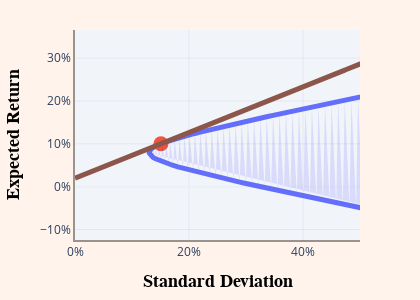

Notebook code cell kept with this figure:
### Markdown cell above
# FIGURE

### Code cell
import plotly.graph_objects as go
import plotly.io as pio
plotly_template = pio.templates["simple_white"]
colors = plotly_template.layout.colorway

# frontier of risky assets
string = 'asset 1: %{customdata[0]:.0%}<br>'
string += 'asset 2: %{customdata[1]:.0%}<br>'
string += 'asset 3: %{customdata[2]:.0%}<br>'
string += '<extra></extra>'
trace1 = go.Scatter(
    x=sds,
    y=mns,
    mode="lines",
    customdata=ports,
    hovertemplate=string
)

# tangency portfolio
string = "tangency portfolio<br>"
string += 'asset 1: %{customdata[0]:.0%}<br>'
string += 'asset 2: %{customdata[1]:.0%}<br>'
string += 'asset 3: %{customdata[2]:.0%}<br>'
string += '<extra></extra>'
trace3 = go.Scatter(
    x=[tang_sd],
    y=[tang_mn],
    customdata=tang.reshape(1, -1),
    hovertemplate=string,
    mode="markers",
    marker=dict(size=15)
)

# frontier including risk-free asset
ports = np.arange(0, 4.01, 0.01).reshape(-1, 1) * tang.reshape(1, -1)
x = np.sqrt(np.diag(ports @ cov @ ports.T))
y = rf + ports @ (mn-rf)
string = 'asset 1: %{customdata[0]:.0%}<br>'
string += 'asset 2: %{customdata[1]:.0%}<br>'
string += 'asset 3: %{customdata[2]:.0%}<br>'
string += '<extra></extra>'
trace4 = go.Scatter(
    x=x,
    y=y,
    mode="lines",
    customdata=ports,
    hovertemplate=string,
    line=dict(color=colors[5])
)

fig = go.Figure()
for trace in (trace1, trace3, trace4):
    fig.add_trace(trace)
# Create a filled area between the lower and upper arms of the hyperbola
# First, we need to separate the upper and lower parts of the frontier
# Sort the points by standard deviation
sort_idx = np.argsort(sds)
sorted_sds = sds[sort_idx]
sorted_mns = mns[sort_idx]
sorted_ports = ports[sort_idx]

# Find the minimum variance portfolio (lowest x value)
min_var_idx = np.argmin(sorted_sds)
lower_sds = sorted_sds[:min_var_idx+1]
lower_mns = sorted_mns[:min_var_idx+1]
upper_sds = sorted_sds[min_var_idx:]
upper_mns = sorted_mns[min_var_idx:]

# Create a filled area between the upper and lower arms
fill_x = np.concatenate([upper_sds, lower_sds[::-1]])
fill_y = np.concatenate([upper_mns, lower_mns[::-1]])

# Add the filled area
fig.add_trace(go.Scatter(
    x=fill_x,
    y=fill_y,
    fill='toself',
    fillcolor='rgba(0, 0, 255, 0.1)',
    line=dict(color='rgba(0, 0, 255, 0)'),
    hoverinfo='skip',
    showlegend=False
))

# Set the figure size to 7 x 5 inches
fig.update_layout(
    width=420,  # 7 inches * 100 pixels per inch
    height=300,  # 5 inches * 100 pixels per inch
    margin=dict(l=50, r=50, t=50, b=50),  # Add margins to ensure labels are visible
)

# Set the upper x limit to 50%
fig.update_xaxes(range=[0, 0.5])

# Add a background shade to the border of the figure


# Style the axis lines to stand out against the background
fig.update_xaxes(
    showline=True,
    linewidth=2,
    linecolor='rgba(0, 0, 0, 0.3)',
    gridcolor='rgba(200, 200, 200, 0.2)'
)

# Make the plot lines thicker
fig.update_traces(
    line=dict(width=5),  # Increase line thickness
    selector=dict(type='scatter', mode='lines')
)

# Make axis labels boldface
fig.update_layout(
    xaxis_title=dict(
        text="Standard Deviation",
        font=dict(
            family="Arial, sans-serif",
            size=18,
            color="#000000",
            weight="bold"
        )
    ),
    yaxis_title=dict(
        text="Expected Return",
        font=dict(
            family="Arial, sans-serif",
            size=18,
            color="#000000",
            weight="bold"
        )
    )
)


fig.update_yaxes(
    showline=True,
    linewidth=2,
    linecolor='rgba(0, 0, 0, 0.3)',
    gridcolor='rgba(200, 200, 200, 0.2)'
)


fig.update_layout(
    xaxis_rangemode="tozero",
    yaxis_rangemode="tozero",
    xaxis_tickformat=".0%",
    yaxis_tickformat=".0%",
    template="plotly_white",
    showlegend=False
)

fig.update_layout(
    plot_bgcolor='white',  # Keep the plot area white
    margin=dict(l=60, r=60, t=30, b=60),  # Slightly increase margins to show more of the background
)


# Set a light red paper background color
fig.update_layout(
    paper_bgcolor='rgba(255, 235, 235, 0.5)',  # Light red background with some transparency
)



# Lighten grid lines further
fig.update_xaxes(
    gridcolor='rgba(220, 220, 220, 0.1)'  # Lighter grid lines
)

fig.update_yaxes(
    gridcolor='rgba(220, 220, 220, 0.1)'  # Lighter grid lines
)

# Make axis lines more visible against lighter background
fig.update_xaxes(
    linecolor='rgba(0, 0, 0, 0.5)'  # Darker axis lines
)

fig.update_yaxes(
    linecolor='rgba(0, 0, 0, 0.5)'  # Darker axis lines
)


# Set a pleasing color scheme with complementary colors
# Light blue for the plot area and soft peach for the border
fig.update_layout(
    plot_bgcolor='rgba(235, 245, 255, 0.7)',  # Light blue for plot area
    paper_bgcolor='rgba(255, 240, 230, 0.8)',  # Soft peach for border
)

# Adjust grid and axis lines to be visible against the new background
fig.update_xaxes(
    gridcolor='rgba(180, 180, 200, 0.2)',  # Subtle grid lines that work with blue background
    linecolor='rgba(0, 0, 0, 0.4)'  # Darker axis lines for contrast
)

fig.update_yaxes(
    gridcolor='rgba(180, 180, 200, 0.2)',  # Subtle grid lines that work with blue background
    linecolor='rgba(0, 0, 0, 0.4)'  # Darker axis lines for contrast
)
# Remove modebar (the icons at the top of the plot)

# Fix the modebar display issue by using the correct property
# The 'modebar_display' property doesn't exist - we need to use 'displayModeBar' instead

# Fix the modebar display issue by using the correct property
# The displayModeBar property is not valid for plotly.graph_objs.Layout
# Instead, we need to use the config parameter when calling fig.show()

# Remove the incorrect property
fig.update_layout(
    # Remove specific buttons from the modebar
    modebar_remove=['zoom', 'pan', 'select', 'zoomIn', 'zoomOut', 'autoScale', 'resetScale', 
                    'toImage', 'sendDataToCloud', 'toggleSpikelines', 
                    'hoverClosestCartesian', 'hoverCompareCartesian']
)

# We'll set the displayModeBar option in the config parameter of fig.show() below
# This is the correct way to hide the modebar in Plotly


fig.show()

### Figure 1 — Plotly figure (JSON) as saved in the notebook; plotly's stock layout.template omitted (floating-point values rounded to 4 significant figures; data arrays with more than 128 entries replaced by an {"elided": "..."} marker saying what was removed)
{"data": [{"customdata": {"elided": "401x3 float values"}, "hovertemplate": "asset 1: %{customdata[0]:.0%}<br>asset 2: %{customdata[1]:.0%}<br>asset 3: %{customdata[2]:.0%}<br><extra></extra>", "line": {"width": 5}, "mode": "lines", "type": "scatter", "x": [0.6815, 0.6697, 0.6578, 0.646, 0.6342, 0.6223, 0.6105, 0.5987, 0.5869, 0.5751, 0.5634, 0.5516, 0.5399, 0.5282, 0.5165, 0.5048, 0.4931, 0.4815, 0.4698, 0.4582, 0.4467, 0.4351, 0.4236, 0.4121, 0.4007, 0.3892, 0.3779, 0.3666, 0.3553, 0.3441, 0.3329, 0.3218, 0.3108, 0.2999, 0.289, 0.2783, 0.2677, 0.2572, 0.2468, 0.2366, 0.2266, 0.2169, 0.2073, 0.1981, 0.1891, 0.1805, 0.1724, 0.1647, 0.1576, 0.1511, 0.1453, 0.1404, 0.1363, 0.1332, 0.1312, 0.1302, 0.1304, 0.1317, 0.134, 0.1374, 0.1418, 0.147, 0.153, 0.1597, 0.167, 0.1748, 0.1831, 0.1918, 0.2008, 0.2101, 0.2198, 0.2296, 0.2397, 0.2499, 0.2603, 0.2708, 0.2815, 0.2923, 0.3031, 0.3141, 0.3251, 0.3362, 0.3474, 0.3586, 0.3699, 0.3813, 0.3927, 0.4041, 0.4155, 0.427, 0.4386, 0.4501, 0.4617, 0.4733, 0.4849, 0.4966, 0.5083, 0.52, 0.5317, 0.5434, 0.5551], "y": [-0.1, -0.09675, -0.0935, -0.09025, -0.087, -0.08375, -0.0805, -0.07725, -0.074, -0.07075, -0.0675, -0.06425, -0.061, -0.05775, -0.0545, -0.05125, -0.048, -0.04475, -0.0415, -0.03825, -0.035, -0.03175, -0.0285, -0.02525, -0.022, -0.01875, -0.0155, -0.01225, -0.009, -0.00575, -0.0025, 0.00075, 0.004, 0.00725, 0.0105, 0.01375, 0.017, 0.02025, 0.0235, 0.02675, 0.03, 0.03325, 0.0365, 0.03975, 0.043, 0.04625, 0.0495, 0.05275, 0.056, 0.05925, 0.0625, 0.06575, 0.069, 0.07225, 0.0755, 0.07875, 0.082, 0.08525, 0.0885, 0.09175, 0.095, 0.09825, 0.1015, 0.1047, 0.108, 0.1112, 0.1145, 0.1177, 0.121, 0.1242, 0.1275, 0.1307, 0.134, 0.1372, 0.1405, 0.1437, 0.147, 0.1502, 0.1535, 0.1567, 0.16, 0.1632, 0.1665, 0.1697, 0.173, 0.1762, 0.1795, 0.1827, 0.186, 0.1892, 0.1925, 0.1957, 0.199, 0.2022, 0.2055, 0.2087, 0.212, 0.2152, 0.2185, 0.2217, 0.225]}, {"customdata": [[0.5509, 0.3698, 0.07933]], "hovertemplate": "tangency portfolio<br>asset 1: %{customdata[0]:.0%}<br>asset 2: %{customdata[1]:.0%}<br>asset 3: %{customdata[2]:.0%}<br><extra></extra>", "marker": {"size": 15}, "mode": "markers", "type": "scatter", "x": [0.1508], "y": [0.1003]}, {"customdata": {"elided": "401x3 float values"}, "hovertemplate": "asset 1: %{customdata[0]:.0%}<br>asset 2: %{customdata[1]:.0%}<br>asset 3: %{customdata[2]:.0%}<br><extra></extra>", "line": {"color": "#8C564B", "width": 5}, "mode": "lines", "type": "scatter", "x": {"elided": "401 float values"}, "y": {"elided": "401 float values"}}, {"fill": "toself", "fillcolor": "rgba(0, 0, 255, 0.1)", "hoverinfo": "skip", "line": {"color": "rgba(0, 0, 255, 0)"}, "showlegend": false, "type": "scatter", "x": [0.1302, 0.1304, 0.1312, 0.1317, 0.1332, 0.134, 0.1363, 0.1374, 0.1404, 0.1418, 0.1453, 0.147, 0.1511, 0.153, 0.1576, 0.1597, 0.1647, 0.167, 0.1724, 0.1748, 0.1805, 0.1831, 0.1891, 0.1918, 0.1981, 0.2008, 0.2073, 0.2101, 0.2169, 0.2198, 0.2266, 0.2296, 0.2366, 0.2397, 0.2468, 0.2499, 0.2572, 0.2603, 0.2677, 0.2708, 0.2783, 0.2815, 0.289, 0.2923, 0.2999, 0.3031, 0.3108, 0.3141, 0.3218, 0.3251, 0.3329, 0.3362, 0.3441, 0.3474, 0.3553, 0.3586, 0.3666, 0.3699, 0.3779, 0.3813, 0.3892, 0.3927, 0.4007, 0.4041, 0.4121, 0.4155, 0.4236, 0.427, 0.4351, 0.4386, 0.4467, 0.4501, 0.4582, 0.4617, 0.4698, 0.4733, 0.4815, 0.4849, 0.4931, 0.4966, 0.5048, 0.5083, 0.5165, 0.52, 0.5282, 0.5317, 0.5399, 0.5434, 0.5516, 0.5551, 0.5634, 0.5751, 0.5869, 0.5987, 0.6105, 0.6223, 0.6342, 0.646, 0.6578, 0.6697, 0.6815, 0.1302], "y": [0.07875, 0.082, 0.0755, 0.08525, 0.07225, 0.0885, 0.069, 0.09175, 0.06575, 0.095, 0.0625, 0.09825, 0.05925, 0.1015, 0.056, 0.1047, 0.05275, 0.108, 0.0495, 0.1112, 0.04625, 0.1145, 0.043, 0.1177, 0.03975, 0.121, 0.0365, 0.1242, 0.03325, 0.1275, 0.03, 0.1307, 0.02675, 0.134, 0.0235, 0.1372, 0.02025, 0.1405, 0.017, 0.1437, 0.01375, 0.147, 0.0105, 0.1502, 0.00725, 0.1535, 0.004, 0.1567, 0.00075, 0.16, -0.0025, 0.1632, -0.00575, 0.1665, -0.009, 0.1697, -0.01225, 0.173, -0.0155, 0.1762, -0.01875, 0.1795, -0.022, 0.1827, -0.02525, 0.186, -0.0285, 0.1892, -0.03175, 0.1925, -0.035, 0.1957, -0.03825, 0.199, -0.0415, 0.2022, -0.04475, 0.2055, -0.048, 0.2087, -0.05125, 0.212, -0.0545, 0.2152, -0.05775, 0.2185, -0.061, 0.2217, -0.06425, 0.225, -0.0675, -0.07075, -0.074, -0.07725, -0.0805, -0.08375, -0.087, -0.09025, -0.0935, -0.09675, -0.1, 0.07875]}], "layout": {"height": 300, "margin": {"b": 60, "l": 60, "r": 60, "t": 30}, "modebar": {"remove": ["zoom", "pan", "select", "zoomIn", "zoomOut", "autoScale", "resetScale", "toImage", "sendDataToCloud", "toggleSpikelines", "hoverClosestCartesian", "hoverCompareCartesian"]}, "paper_bgcolor": "rgba(255, 240, 230, 0.8)", "plot_bgcolor": "rgba(235, 245, 255, 0.7)", "showlegend": false, "width": 420, "xaxis": {"gridcolor": "rgba(180, 180, 200, 0.2)", "linecolor": "rgba(0, 0, 0, 0.4)", "linewidth": 2, "range": [0, 0.5], "rangemode": "tozero", "showline": true, "tickformat": ".0%", "title": {"font": {"color": "#000000", "family": "Arial, sans-serif", "size": 18, "weight": "bold"}, "text": "Standard Deviation"}}, "yaxis": {"gridcolor": "rgba(180, 180, 200, 0.2)", "linecolor": "rgba(0, 0, 0, 0.4)", "linewidth": 2, "rangemode": "tozero", "showline": true, "tickformat": ".0%", "title": {"font": {"color": "#000000", "family": "Arial, sans-serif", "size": 18, "weight": "bold"}, "text": "Expected Return"}}}}
